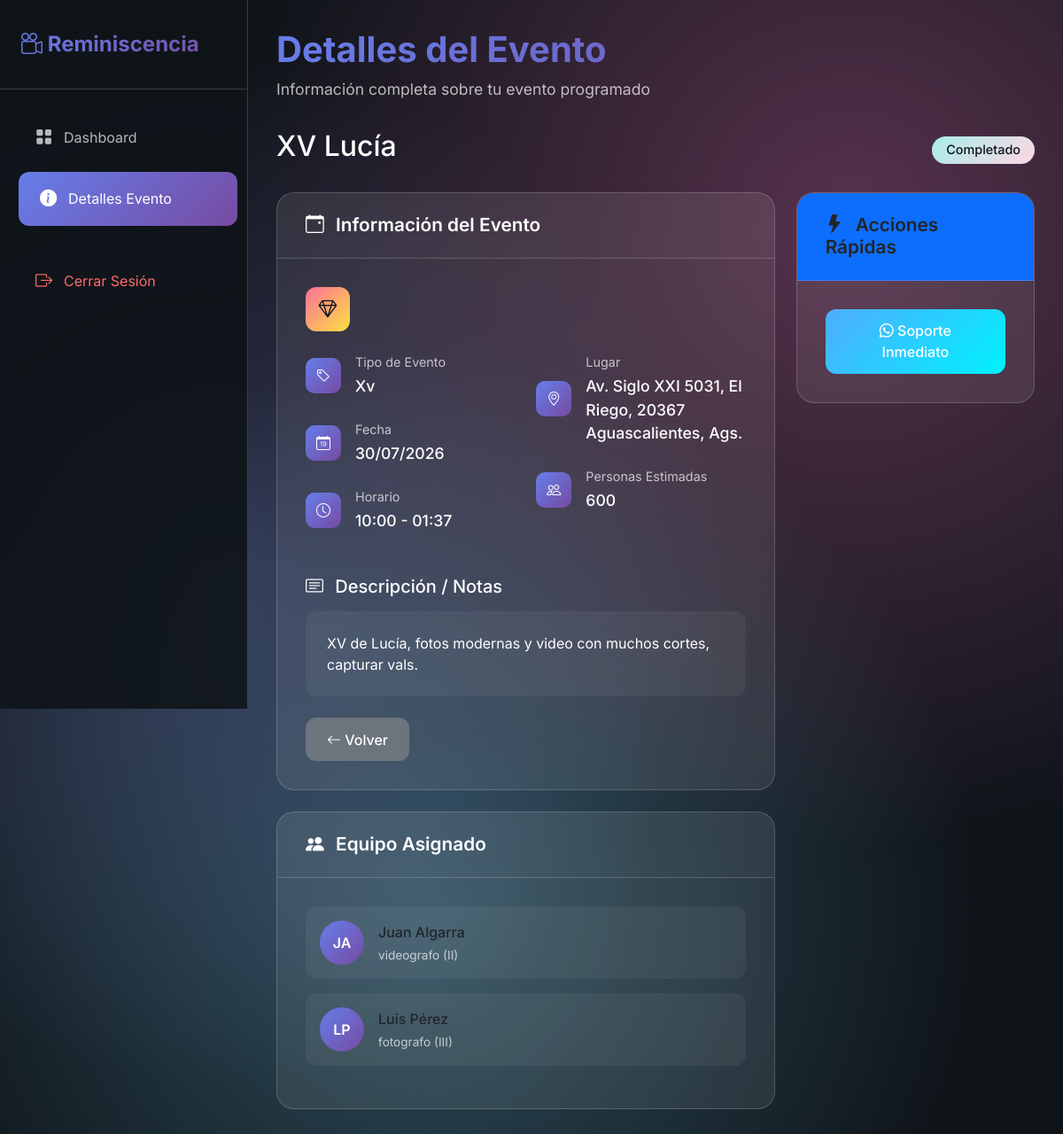
The app's page /cliente/detalles_evento.php?id=2 (signed in) with its own data.
### tables this page shows
CREATE TABLE `eventos` (
  `id` int(11) NOT NULL,
  `titulo` varchar(255) NOT NULL,
  `cliente_id` int(11) NOT NULL,
  `colaborador_id` int(11) DEFAULT NULL,
  `nombre` varchar(100) NOT NULL,
  `tipo` varchar(50) NOT NULL,
  `fecha_evento` date NOT NULL,
  `hora_inicio` time NOT NULL,
  `hora_fin` time DEFAULT NULL,
  `lugar` varchar(100) NOT NULL,
  `descripcion` text DEFAULT NULL,
  `personas_estimadas` int(11) DEFAULT NULL,
  `estado` enum('pendiente','confirmado','cancelado','completado') DEFAULT 'pendiente',
  `fecha_creacion` datetime DEFAULT current_timestamp(),
  `fecha_modificacion` timestamp NULL DEFAULT NULL
);

CREATE TABLE `usuarios` (
  `id` int(11) NOT NULL,
  `nombre` varchar(100) NOT NULL,
  `email` varchar(100) NOT NULL,
  `telefono` varchar(20) DEFAULT NULL,
  `password` varchar(255) NOT NULL,
  `rol` enum('admin','colaborador','cliente') NOT NULL,
  `tipo_colaborador` enum('fotografo','videografo','auxiliar','') DEFAULT NULL,
  `rango_colaborador` enum('I','II','III','') DEFAULT NULL,
  `fecha_registro` datetime DEFAULT current_timestamp(),
  `activo` tinyint(1) DEFAULT 1,
  `foto_id` varchar(255) DEFAULT NULL,
  `cv_path` varchar(255) DEFAULT NULL COMMENT 'Ruta del CV del colaborador',
  `portfolio_path` varchar(255) DEFAULT NULL COMMENT 'Ruta del portafolio del colaborador'
);

### cliente/detalles_evento.php (the view, shortened to what this page needs)
<?php
require_once(__DIR__ . '/../includes/config.php');
$user_id = $_SESSION['user_id'];
$evento_id = $_GET['id'] ?? 0;
$error = '';
$evento = null;
$colaboradores = [];
try {
    $stmt = $conn->prepare("SELECT e.*, u.nombre as cliente_nombre, u.telefono as cliente_telefono
                          FROM eventos e
                          JOIN usuarios u ON e.cliente_id = u.id
                          WHERE e.id = :evento_id AND e.cliente_id = :cliente_id");
    $stmt->bindParam(':evento_id', $evento_id, PDO::PARAM_INT);
    $stmt->bindParam(':cliente_id', $user_id, PDO::PARAM_INT);
    $stmt->execute();
    if ($stmt->rowCount() === 1) {
        $evento = $stmt->fetch(PDO::FETCH_ASSOC);
        $stmt = $conn->prepare("SELECT u.nombre, u.tipo_colaborador, u.rango_colaborador
                               FROM evento_colaborador ec
                               JOIN usuarios u ON ec.colaborador_id = u.id
                               WHERE ec.evento_id = :evento_id");
        $stmt->bindParam(':evento_id', $evento_id, PDO::PARAM_INT);
        $stmt->execute();
        $colaboradores = $stmt->fetchAll(PDO::FETCH_ASSOC);
    } else {
        $error = 'Evento no encontrado o no tienes permiso para verlo';
    }
} catch(PDOException $e) {
    $error = 'Error al obtener detalles del evento: ' . $e->getMessage();
}
?>
<!DOCTYPE html>
<html lang="es">
<head>
  <link href="https://cdn.jsdelivr.net/npm/bootstrap@5.3.0/dist/css/bootstrap.min.css" rel="stylesheet">
  <link rel="stylesheet" href="https://cdn.jsdelivr.net/npm/bootstrap-icons@1.11.1/font/bootstrap-icons.css">
</head>
<body>
  <nav class="sidebar" id="sidebar">
    <div class="sidebar-header">
      <div class="logo">
        <i class="bi bi-camera-reels"></i>
        Reminiscencia
      </div>
    </div>
    <div class="nav-menu">
      <div class="nav-item">
        <a href="dashboard.php" class="nav-link">
          <i class="bi bi-grid-fill"></i>
          <span>Dashboard</span>
        </a>
      </div>
      <div class="nav-item">
        <a href="#" class="nav-link active">
          <i class="bi bi-info-circle-fill"></i>
          <span>Detalles Evento</span>
        </a>
      </div>
      <div class="nav-item" style="margin-top: 2rem;">
        <a href="/logout.php" class="nav-link" style="color: #ff6b6b;">
          <i class="bi bi-box-arrow-right"></i>
          <span>Cerrar Sesión</span>
        </a>
      </div>
    </div>
  </nav>
  <main class="main-content">
    <div class="header">
      <h1>Detalles del Evento</h1>
      <p>Información completa sobre tu evento programado</p>
    </div>
    <?php if ($error): ?>
      <div class="alert alert-danger mb-4">
        <i class="bi bi-exclamation-triangle"></i>
        <?php echo $error; ?>
      </div>
    <?php elseif ($evento): ?>
      <div class="d-flex justify-content-between align-items-center mb-4">
        <h2 class="text-white"><?php echo htmlspecialchars($evento['nombre']); ?></h2>
        <span class="badge bg-<?php
          switch($evento['estado']) {
            case 'completado': echo 'info'; break;
          }
        ?>">
          <?php echo ucfirst($evento['estado']); ?>
        </span>
      </div>
      <div class="row">
        <div class="col-lg-8">
          <div class="card mb-4 animated">
            <div class="card-header">
              <h3 class="card-title text-white">
                <i class="bi bi-calendar-event me-2"></i>
                Información del Evento
              </h3>
            </div>
            <div class="card-body">
              <?php
                $iconos = [
                  'graduacion' => 'bi-mortarboard-fill',
                  'xv' => 'bi-gem',
                  'bautizo' => 'bi-droplet-fill',
                  'boda' => 'bi-heart-fill',
                  'sesion' => 'bi-camera-fill',
                  'otro' => 'bi-calendar-event-fill'
                ];
                $tipo_lower = strtolower($evento['tipo']);
                $icono = isset($iconos[$tipo_lower]) ? $iconos[$tipo_lower] : $iconos['otro'];
              ?>
              <div class="event-icon <?php echo $tipo_lower; ?>">
                <i class="bi <?php echo $icono; ?>"></i>
              </div>
              <div class="row mt-4">
                <div class="col-md-6">
                  <div class="detail-item">
                    <div class="detail-icon">
                      <i class="bi bi-tag"></i>
                    </div>
                    <div class="detail-content">
                      <div class="detail-label">Tipo de Evento</div>
                      <div class="detail-value text-white"><?php echo ucfirst($evento['tipo']); ?></div>
                    </div>
                  </div>
                  <div class="detail-item">
                    <div class="detail-icon">
                      <i class="bi bi-calendar-date"></i>
                    </div>
                    <div class="detail-content">
                      <div class="detail-label">Fecha</div>
                      <div class="detail-value text-white"><?php echo date('d/m/Y', strtotime($evento['fecha_evento'])); ?></div>
                    </div>
                  </div>
                  <div class="detail-item">
                    <div class="detail-icon">
                      <i class="bi bi-clock"></i>
                    </div>
                    <div class="detail-content">
                      <div class="detail-label">Horario</div>
                      <div class="detail-value text-white">
                        <?php echo substr($evento['hora_inicio'], 0, 5); ?> - <?php echo substr($evento['hora_fin'], 0, 5); ?>
                      </div>
                    </div>
                  </div>
                </div>
                <div class="col-md-6">
                  <div class="detail-item">
                    <div class="detail-icon">
                      <i class="bi bi-geo-alt"></i>
                    </div>
                    <div class="detail-content">
                      <div class="detail-label">Lugar</div>
                      <div class="detail-value text-white"><?php echo htmlspecialchars($evento['lugar']); ?></div>
                    </div>
                  </div>
                  <div class="detail-item">
                    <div class="detail-icon">
                      <i class="bi bi-people"></i>
                    </div>
                    <div class="detail-content">
                      <div class="detail-label">Personas Estimadas</div>
                      <div class="detail-value text-white"><?php echo $evento['personas_estimadas'] ?? 'No especificado'; ?></div>
                    </div>
                  </div>
                </div>
              </div>
              <?php if (!empty($evento['descripcion'])): ?>
                <div class="mt-4 text-white">
                  <h5 class="mb-3"><i class="bi bi-card-text me-2"></i> Descripción / Notas</h5>
                  <div class="description-box">
                    <?php echo nl2br(htmlspecialchars($evento['descripcion'])); ?>
                  </div>
                </div>
              <?php endif; ?>
              <div class="d-flex gap-2 mt-4">
                <a href="dashboard.php" class="btn btn-secondary">
                  <i class="bi bi-arrow-left"></i> Volver
                </a>
              </div>
            </div>
          </div>
          <?php if (!empty($colaboradores)): ?>
            <div class="card animated" style="animation-delay: 0.2s;">
              <div class="card-header">
                <h3 class="card-title text-white">
                  <i class="bi bi-people-fill me-2"></i>
                  Equipo Asignado
                </h3>
              </div>
              <div class="card-body">
                <?php foreach ($colaboradores as $colaborador): ?>
                  <div class="team-member">
                    <div class="member-avatar">
                      <?php
                        $nombres = explode(' ', $colaborador['nombre']);
                        $iniciales = '';
                        foreach ($nombres as $nombre) {
                          $iniciales .= strtoupper(substr($nombre, 0, 1));
                        }
                        echo substr($iniciales, 0, 2);
                      ?>
                    </div>
                    <div class="member-info">
                      <div class="member-name"><?php echo htmlspecialchars($colaborador['nombre']); ?></div>
                      <div class="member-role">
                        <?php echo htmlspecialchars($colaborador['tipo_colaborador']); ?>
                        <?php if (!empty($colaborador['rango_colaborador'])): ?>
                          (<?php echo htmlspecialchars($colaborador['rango_colaborador']); ?>)
                        <?php endif; ?>
                      </div>
                    </div>
                  </div>
                <?php endforeach; ?>
              </div>
            </div>
          <?php endif; ?>
        </div>
        <div class="col-lg-4">
          <div class="card mb-4 animated" style="animation-delay: 0.1s;">
            <div class="card-header bg-primary">
              <h3 class="card-title">
                <i class="bi bi-lightning-fill me-2"></i>
                Acciones Rápidas
              </h3>
            </div>
            <div class="card-body">
              <div class="d-grid gap-2">
                <a href="https://wa.me/524491543138" class="btn btn-success" target="_blank">
                  <i class="bi bi-whatsapp"></i> Soporte Inmediato
                </a>
              </div>
            </div>
          </div>
    <?php endif; ?>
  </main>
</body>
</html>

### records on screen
eventos: nombre "XV Lucía", estado "Completado", tipo "Xv", fecha_evento "30/07/2026", hora_inicio "10:00", hora_fin "01:37", lugar "Av. Siglo XXI 5031, El Riego, 20367 Aguascalientes, Ags.", personas_estimadas "600", descripcion "XV de Lucía, fotos modernas y video con muchos cortes, capturar vals."
usuarios: iniciales "JA", nombre "Juan Algarra", tipo_colaborador "videografo", rango_colaborador "II"
usuarios: iniciales "LP", nombre "Luis Pérez", tipo_colaborador "fotografo", rango_colaborador "III"
